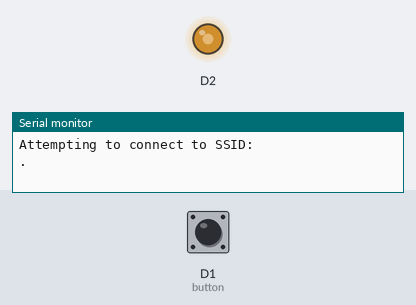
Bench run of a sketch on a simulated ESP8266 (NodeMCU). Shown: output pins drawn as LEDs (lit = HIGH), the last lines printed to the serial monitor. The test bench sets the inputs (shaded band); at power-on: D1 (button) HIGH. WiFi joins after 1.5 s; servers stay silent unless stated; not simulated (calls return 0 or success): secrets.h.

Above: at 0.1 s.
At 5.1 s:
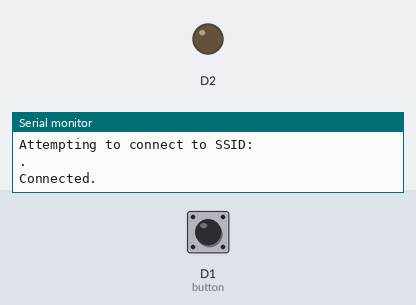
Timing chart, 0 to 6.6 s (numbered marks = the images above):
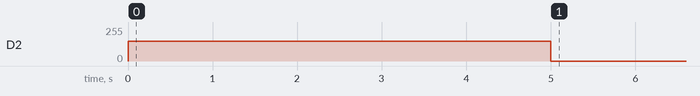

Measured:
- by itself, D2: 0/255 → 150/255 at 0.00 s, → 0/255 5.0 s later

The sketch:

test_5_Button_to_Thingspeak.ino
```cpp
//count how many times a button is pressed in 15 seconds and upload to
//a ThingSpeak Channel
#include <ezButton.h>
ezButton button(D1);

unsigned long startMillis;  //some global variables available anywhere in the program
unsigned long currentMillis;
const unsigned long period = 15000;

int TimesPressed = 0;

#include "ThingSpeak.h"
#include "secrets.h"

unsigned long myChannelNumber = SECRET_CH_ID;
const char * myWriteAPIKey = SECRET_WRITE_APIKEY;

#include <ESP8266WiFi.h>

char ssid[] = SECRET_SSID;   // your network SSID (name)
char pass[] = SECRET_PASS;   // your network password
int keyIndex = 0;            // your network key index number (needed only for WEP)
WiFiClient  client;


void setup() {
  Serial.begin(9600);
  startMillis = millis();
  WiFi.mode(WIFI_STA);
  ThingSpeak.begin(client);
  pinMode (D2, OUTPUT);
  analogWrite (D2, 0);
}

void loop() {
  button.loop(); // MUST call the loop() function first
  if (button.isPressed()) {
    TimesPressed = TimesPressed + 1;
  }
  currentMillis = millis();


  // Connect or reconnect to WiFi
  if (WiFi.status() != WL_CONNECTED) {
    Serial.print("Attempting to connect to SSID: ");
    Serial.println(SECRET_SSID);
    while (WiFi.status() != WL_CONNECTED) {
      WiFi.begin(ssid, pass); // Connect to WPA/WPA2 network. Change this line if using open or WEP network
      analogWrite(D2, 150);
      Serial.print(".");
      delay(5000);
    }
    Serial.println("\nConnected.");
    analogWrite(D2, 0);
  }


  if (currentMillis - startMillis >= period)
  {
    Serial.println(TimesPressed);
    startMillis = currentMillis;  //IMPORTANT to save the start time of the current LED state.

    // Write value to Field 1 of a ThingSpeak Channel
  int httpCode = ThingSpeak.writeField(myChannelNumber, 1, TimesPressed, myWriteAPIKey);

    TimesPressed = 0;

  }


}
```
